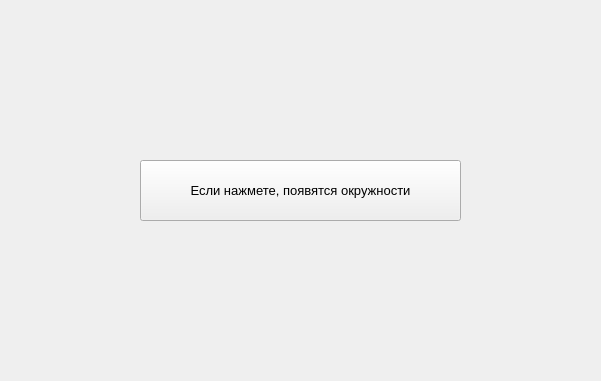
<?xml version="1.0" encoding="UTF-8"?>
<ui version="4.0">
 <class>Form</class>
 <widget class="QWidget" name="Form">
  <property name="windowTitle">
   <string>Form</string>
  </property>
  <widget class="QPushButton" name="btn">
   <property name="geometry">
    <rect>
     <x>140</x>
     <y>160</y>
     <width>321</width>
     <height>61</height>
    </rect>
   </property>
   <property name="font">
    <font>
     <pointsize>10</pointsize>
    </font>
   </property>
   <property name="text">
    <string>Если нажмете, появятся окружности</string>
   </property>
  </widget>
 </widget>
 <resources/>
 <connections/>
</ui>
